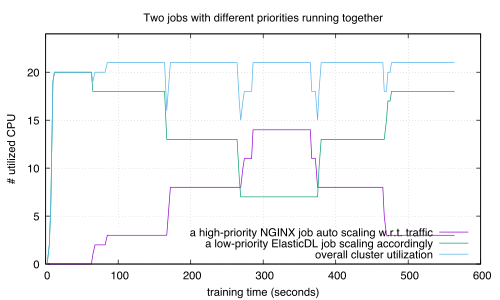

gnuplot code for this plot:
set terminal pdf
set output "2.pdf"

set yrange [0:24]
set xlabel "training time (seconds)"
set ylabel "# utilized CPU"
set key right bottom
set grid
set title "Two jobs with different priorities running together"
plot '2.data' using 1:2 with lines \
     title 'a high-priority NGINX job auto scaling w.r.t. traffic', \
     '2.data' using 1:3 with lines \
     title 'a low-priority ElasticDL job scaling accordingly', \
     '2.data' using 1:4 with lines \
     title 'overall cluster utilization'

set terminal png
set output "2.png"
replot
